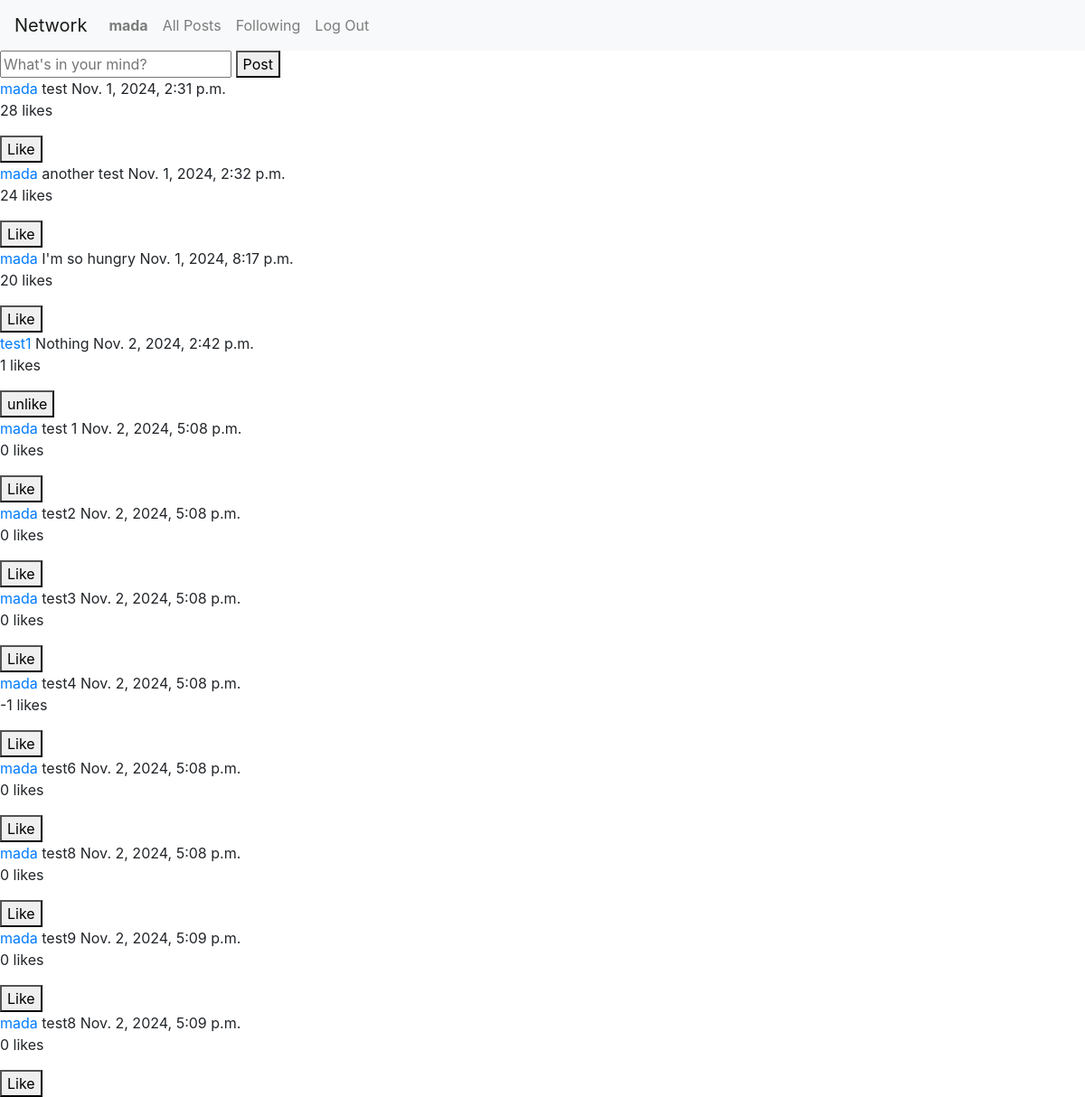
The page / (signed in) on the database as committed earlier.
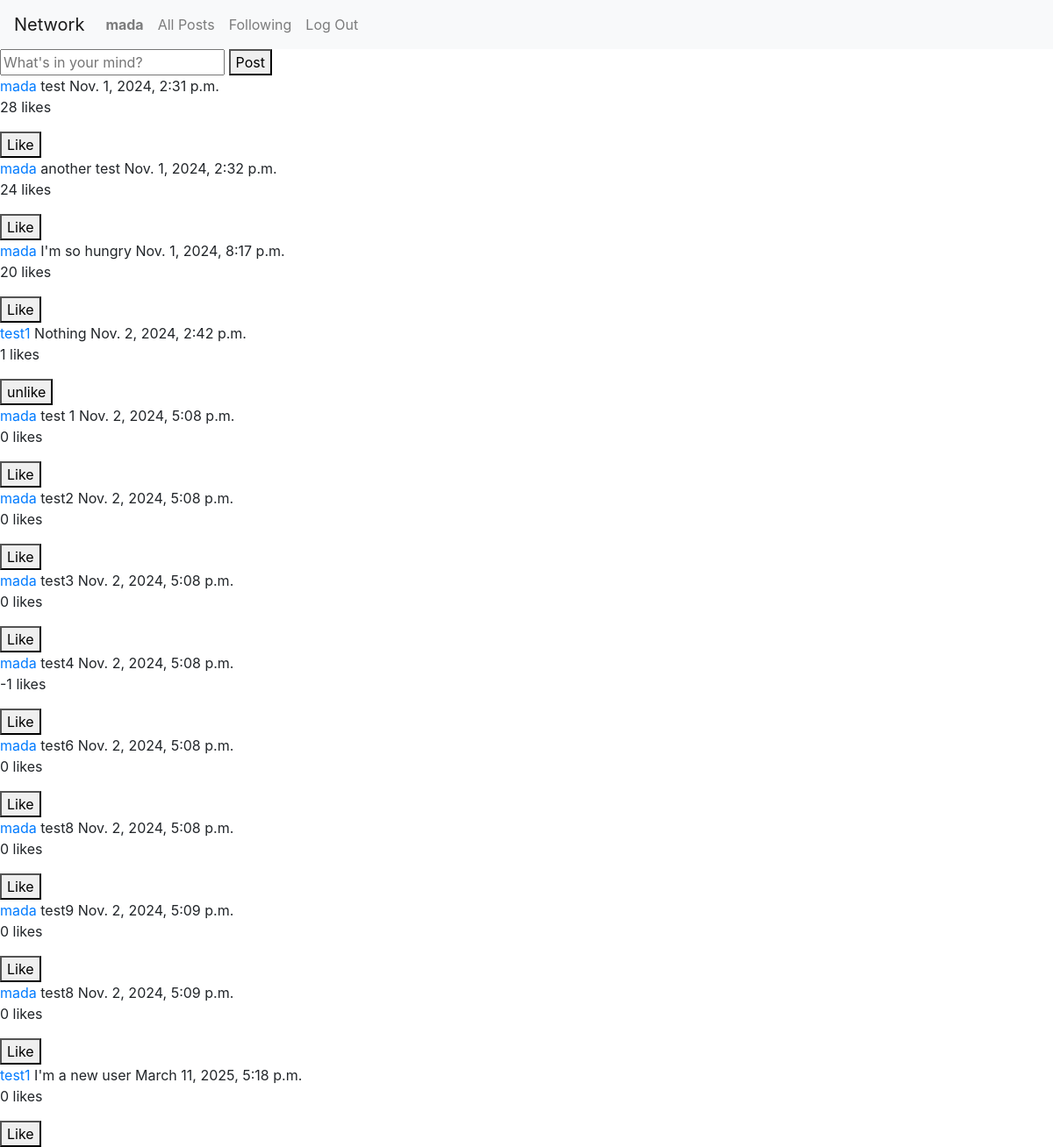
The same page on the database as committed later.
### network/models.py (models this page shows, shortened)
class Post(models.Model):
    post_username = models.ForeignKey(User, related_name="posts", on_delete=models.CASCADE)
    post_content = models.TextField()
    date = models.DateTimeField(auto_now_add=True)
    likes = models.IntegerField()

class User(AbstractUser):
    pass

### network/views.py (the view)
# urls.py: path("", views.index, name="index"),
def index(request):
    if request.method == "POST":
        data = request.POST.get("post")
        post_data = Post(post_username = request.user, post_content = data, likes = 0)
        post_data.save()
        return HttpResponseRedirect(reverse("index"))
    if not request.user.is_authenticated:
        return HttpResponseRedirect(reverse("login"))
    all_posts = Post.objects.all()
    user_liked_post_list = Follower.objects.get(user=request.user).liked_posts.all()
    return render(request, "network/index.html", {
        "posts": all_posts,
        "user_liked_post_list" : user_liked_post_list
    })

### network/templates/network/index.html (shortened to what this page needs)
{% extends "network/layout.html" %}
{% block body %}
    <form action="{% url 'index' %}" method="post">
        <input type="text" name="post" placeholder="What's in your mind? ">
        <button type="submit">Post</button>
    </form>
    {% for post in posts %}
        <div>
            <a href="{% url 'user_profile' username=post.post_username %}">{{ post.post_username }}</a>
            {{ post.post_content }}
            {{ post.date }}
            <p class="like-count">{{ post.likes }} likes</p>
            {% if post in user_liked_post_list %}
                <button class="unlike-button" data-post-id="{{ post.id }}">unlike</button>
            {% else %}
                <button class="like-button" data-post-id="{{ post.id }}">Like</button>
            {% endif %}
        </div>
    {% endfor %}
{% endblock %}

Rows that differ between the two databases and show on the page:
added Post: post_username "test1", post_content "I'm a new user", date "March 11, 2025, 5:18 p.m.", likes "0"
